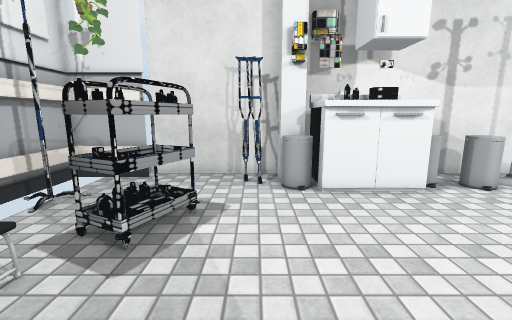
view 1 (above)

17 first-person views from a walk through a 3-D level made in the Unity game engine. The camera is 1.4 m above the floor, tilts 10° down and sees 90° across. Doors are open. The floor is counted in squares, 0.5 m on a side. Each view is taken from the middle of a square. On the plan, view 1 faces up. The plan holds only what a view shows up to about 19 squares ahead; the rest is blank. The place goes on beyond the plan. Some animated figures are left out. Some surface patterns are stand-ins.

view 2
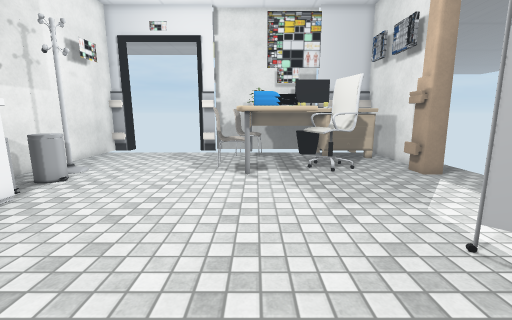

view 3
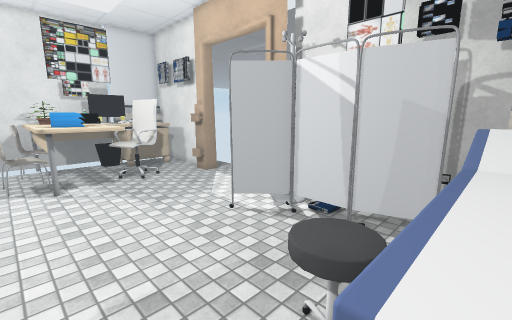

view 4
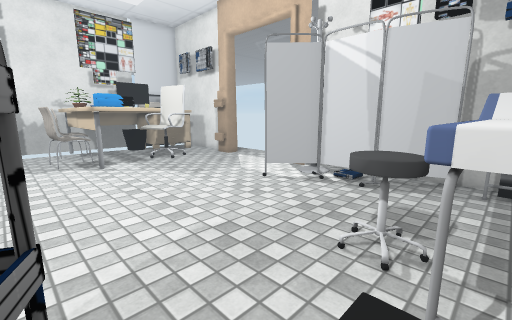

view 5
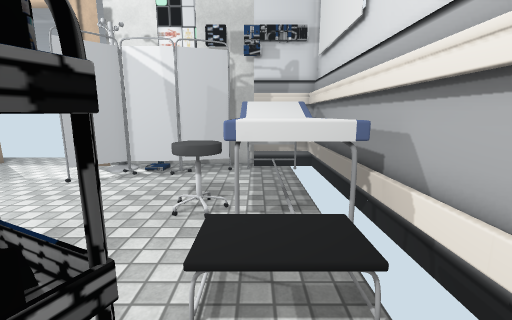

view 6
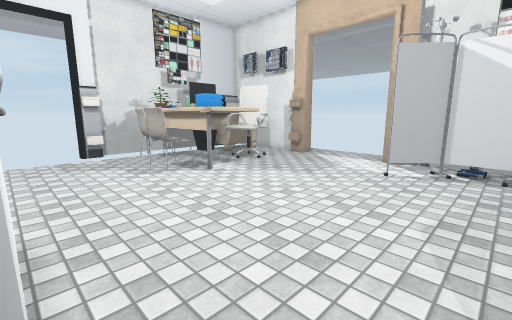

view 7
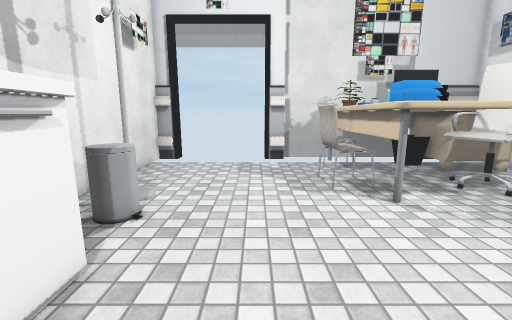

view 8
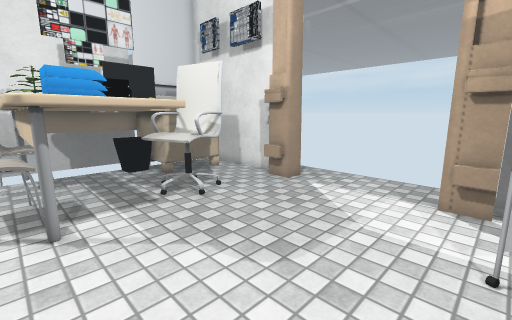

view 9
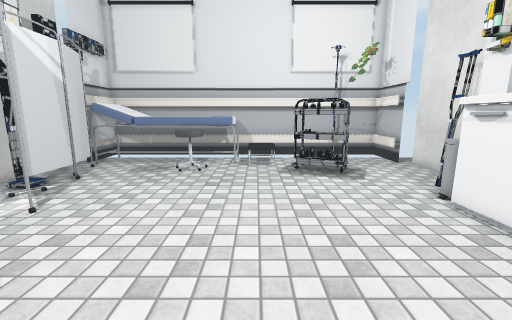

view 10
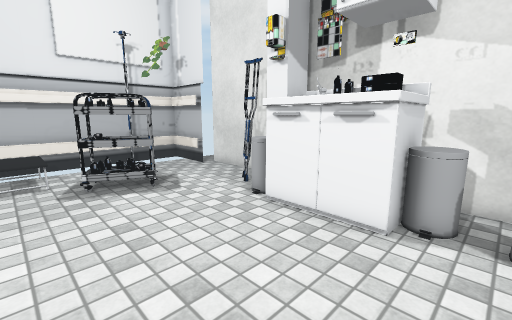

view 11
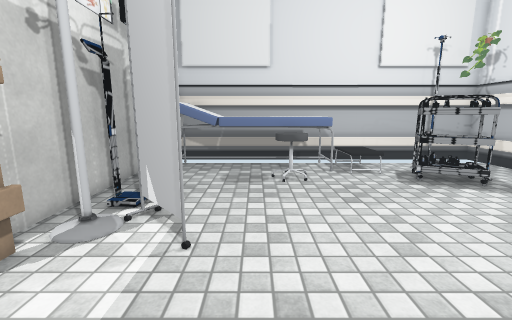

view 12
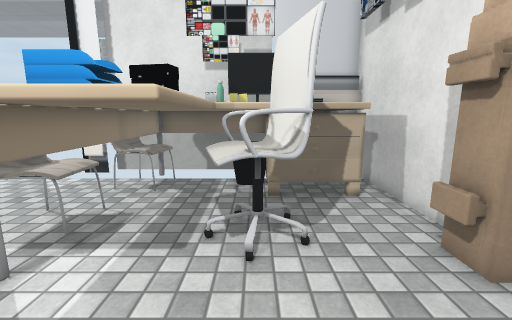

view 13
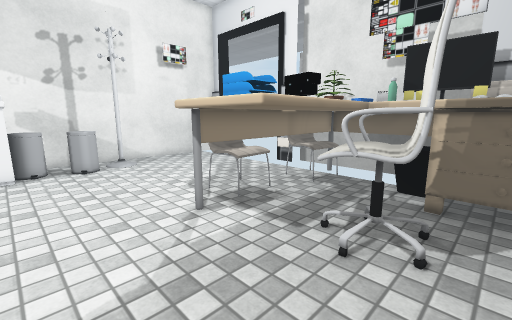

view 14
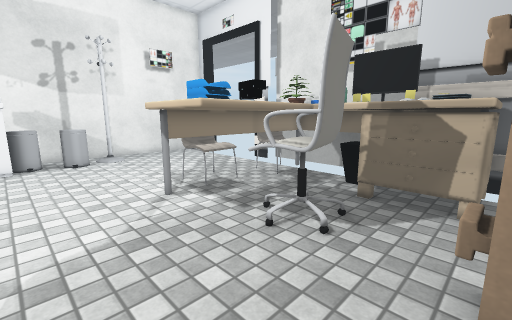

view 15
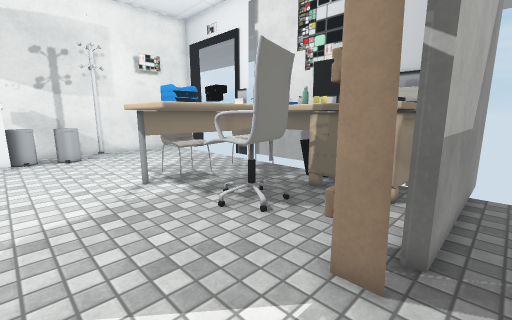

view 16
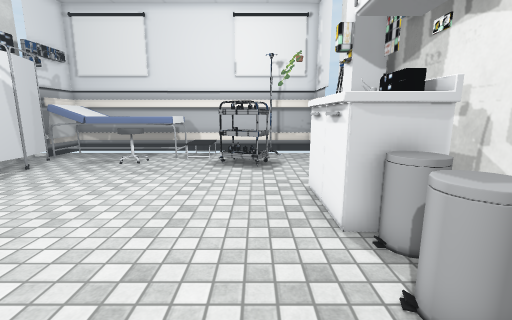

view 17
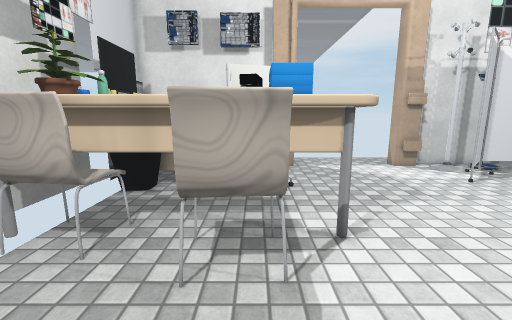

### Floor plan
Key: @ floor where view 1 was taken; # wall or solid block; . main floor; : floor 0.5 m higher than the main floor; / step, stairs or slope; D open door; = window, fence, low wall or low ledge; O other object.
Columns run from 8 left of view 1 to 19 right of it. Each row starts with its distance up from view 1.
 12   ########################
 11  ###DDDD#OOOOOOO.. #.....
 10 # .DDDDD#OO   OOOO O.....
  9 # ........OOOOO..O.......
  8 #O.......................
  7 # ..# O..................
  6 # ..#O#..................
  5  #..##...................
  4 # ///....................
  3 # ::/...............OO...  #
  2 #OOO..............OOOOOOOOO#
  1 #OOOO............OOOOOOOOOO#
  0 # OOOO..@........OOOOOO  OO#
 -1 #OOOOO...........OOOOOO  OO#
 -2 # OOO.............OOOOOOO  #
 -3 # OOO..............OOOOOOOO#
 -4 #OOOO.....OO.......OOOOO OO#
 -5 #OOOO.OOOO............OOO O
 -6 #OOOOO....O...........OOOO
 -7 ####= .... ##.....##...OOO#
 -8   .##########DDDDDD#########
 -9             .............

Positions as (right, up) in squares from view 1, and headings:
1: (0, 0), facing up
2: (-2, 1), facing right
3: (-5, 3), facing down-right
4: (-5, 5), facing down-right
5: (-5, 7), facing down
6: (-1, 9), facing down-right
7: (2, 6), facing right
8: (3, 2), facing down-right
9: (10, 3), facing left
10: (8, 3), facing up-left
11: (8, -2), facing left
12: (6, -3), facing right
13: (6, -5), facing up-right
14: (6, -7), facing up-right
15: (6, -9), facing up-right
16: (12, 7), facing left
17: (12, 7), facing down
